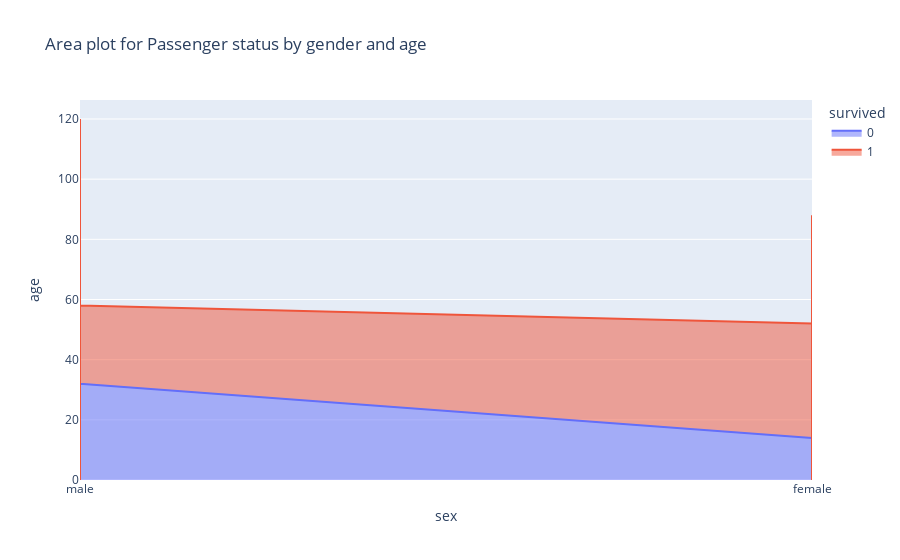

This figure's notebook cell:
### Code cell
# Area Chart
fig = px.area(df, x='sex', y='age', color='survived',
              title="Area plot for Passenger status by gender and age")

fig.show()

### Figure 1 — Plotly figure (JSON) as saved in the notebook; plotly's stock layout.template omitted (floating-point values rounded to 4 significant figures; data arrays with more than 128 entries replaced by an {"elided": "..."} marker saying what was removed)
{"data": [{"fillpattern": {"shape": ""}, "hovertemplate": "survived=0<br>sex=%{x}<br>age=%{y}<extra></extra>", "legendgroup": "0", "line": {"color": "#636efa"}, "marker": {"symbol": "circle"}, "mode": "lines", "name": "0", "orientation": "v", "showlegend": true, "stackgroup": "1", "type": "scatter", "x": {"elided": "549 str values"}, "xaxis": "x", "y": {"elided": "549 float values"}, "yaxis": "y"}, {"fillpattern": {"shape": ""}, "hovertemplate": "survived=1<br>sex=%{x}<br>age=%{y}<extra></extra>", "legendgroup": "1", "line": {"color": "#EF553B"}, "marker": {"symbol": "circle"}, "mode": "lines", "name": "1", "orientation": "v", "showlegend": true, "stackgroup": "1", "type": "scatter", "x": {"elided": "342 str values"}, "xaxis": "x", "y": {"elided": "342 float values"}, "yaxis": "y"}], "layout": {"legend": {"title": {"text": "survived"}, "tracegroupgap": 0}, "title": {"text": "Area plot for Passenger status by gender and age"}, "xaxis": {"anchor": "y", "domain": [0, 1], "title": {"text": "sex"}}, "yaxis": {"anchor": "x", "domain": [0, 1], "title": {"text": "age"}}}}
